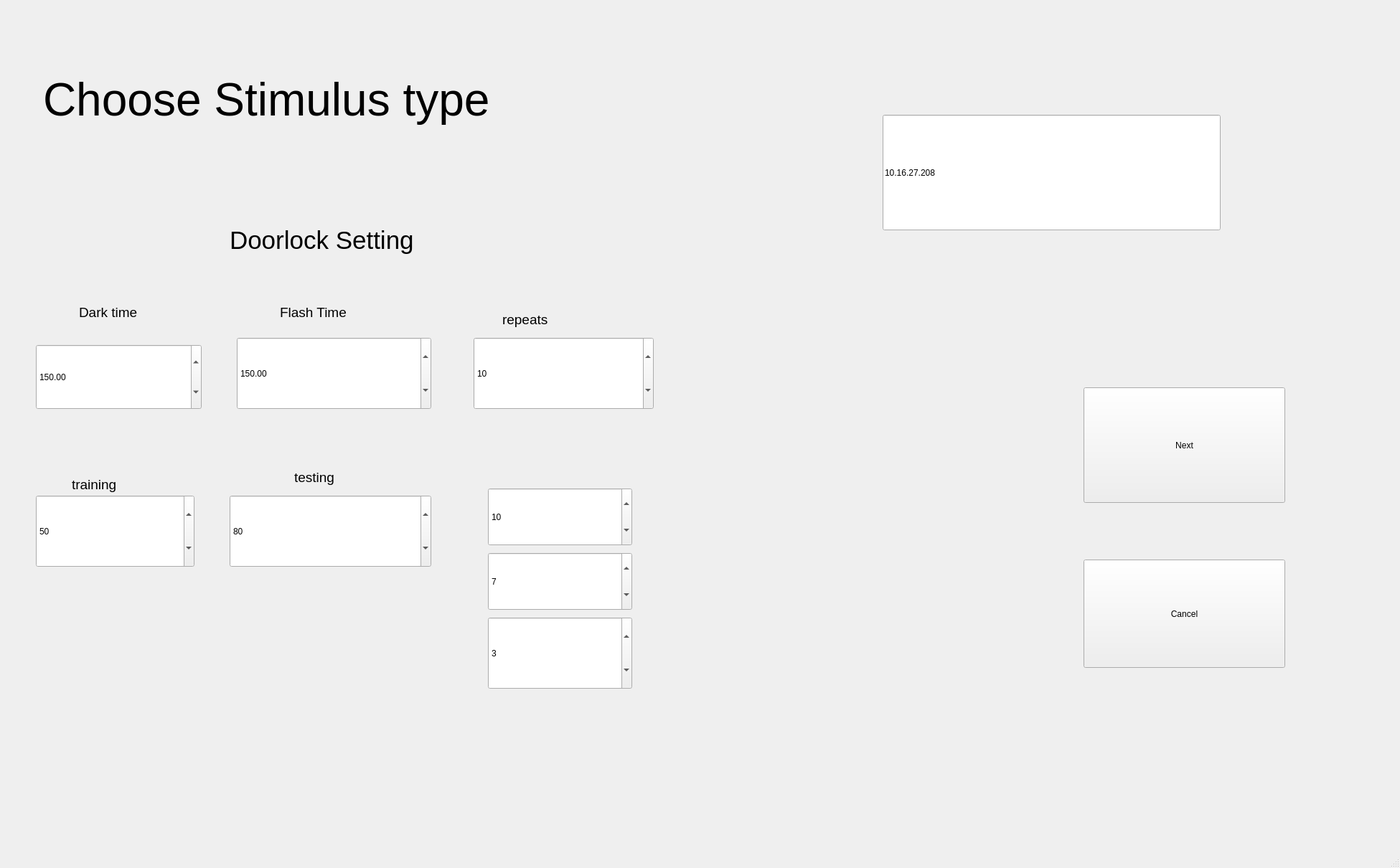
<?xml version="1.0" encoding="UTF-8"?>
<ui version="4.0">
 <class>doorlockwindow</class>
 <widget class="QMainWindow" name="doorlockwindow">
  <property name="enabled">
   <bool>true</bool>
  </property>
  <property name="geometry">
   <rect>
    <x>0</x>
    <y>0</y>
    <width>1951</width>
    <height>1210</height>
   </rect>
  </property>
  <property name="focusPolicy">
   <enum>Qt::TabFocus</enum>
  </property>
  <property name="windowTitle">
   <string>TV Control</string>
  </property>
  <widget class="QWidget" name="centralwidget">
   <widget class="QLabel" name="label">
    <property name="geometry">
     <rect>
      <x>60</x>
      <y>20</y>
      <width>1351</width>
      <height>241</height>
     </rect>
    </property>
    <property name="font">
     <font>
      <family>Arial</family>
      <pointsize>16</pointsize>
     </font>
    </property>
    <property name="focusPolicy">
     <enum>Qt::WheelFocus</enum>
    </property>
    <property name="text">
     <string>&lt;html&gt;&lt;head/&gt;&lt;body&gt;&lt;p&gt;&lt;span style=&quot; font-size:48pt;&quot;&gt;Choose Stimulus type&lt;/span&gt;&lt;/p&gt;&lt;/body&gt;&lt;/html&gt;</string>
    </property>
   </widget>
   <widget class="QLabel" name="label_2">
    <property name="geometry">
     <rect>
      <x>320</x>
      <y>290</y>
      <width>701</width>
      <height>91</height>
     </rect>
    </property>
    <property name="font">
     <font>
      <family>Arial</family>
      <pointsize>16</pointsize>
     </font>
    </property>
    <property name="layoutDirection">
     <enum>Qt::LeftToRight</enum>
    </property>
    <property name="autoFillBackground">
     <bool>false</bool>
    </property>
    <property name="text">
     <string>&lt;html&gt;&lt;head/&gt;&lt;body&gt;&lt;p&gt;&lt;span style=&quot; font-size:26pt;&quot;&gt;Doorlock Setting&lt;/span&gt;&lt;/p&gt;&lt;/body&gt;&lt;/html&gt;</string>
    </property>
   </widget>
   <widget class="QPushButton" name="pushButton">
    <property name="geometry">
     <rect>
      <x>1510</x>
      <y>540</y>
      <width>281</width>
      <height>161</height>
     </rect>
    </property>
    <property name="text">
     <string>Next</string>
    </property>
   </widget>
   <widget class="QPushButton" name="pushButton_2">
    <property name="geometry">
     <rect>
      <x>1510</x>
      <y>780</y>
      <width>281</width>
      <height>151</height>
     </rect>
    </property>
    <property name="text">
     <string>Cancel</string>
    </property>
   </widget>
   <widget class="QLabel" name="label_3">
    <property name="geometry">
     <rect>
      <x>110</x>
      <y>420</y>
      <width>251</width>
      <height>31</height>
     </rect>
    </property>
    <property name="font">
     <font>
      <family>Arial</family>
      <pointsize>14</pointsize>
     </font>
    </property>
    <property name="text">
     <string>Dark time</string>
    </property>
   </widget>
   <widget class="QLabel" name="label_4">
    <property name="geometry">
     <rect>
      <x>390</x>
      <y>420</y>
      <width>251</width>
      <height>31</height>
     </rect>
    </property>
    <property name="font">
     <font>
      <family>Arial</family>
      <pointsize>14</pointsize>
     </font>
    </property>
    <property name="text">
     <string>Flash Time</string>
    </property>
   </widget>
   <widget class="QLabel" name="label_11">
    <property name="geometry">
     <rect>
      <x>100</x>
      <y>660</y>
      <width>251</width>
      <height>31</height>
     </rect>
    </property>
    <property name="font">
     <font>
      <family>Arial</family>
      <pointsize>14</pointsize>
     </font>
    </property>
    <property name="text">
     <string>training</string>
    </property>
   </widget>
   <widget class="QLabel" name="label_12">
    <property name="geometry">
     <rect>
      <x>410</x>
      <y>650</y>
      <width>251</width>
      <height>31</height>
     </rect>
    </property>
    <property name="font">
     <font>
      <family>Arial</family>
      <pointsize>14</pointsize>
     </font>
    </property>
    <property name="text">
     <string>testing</string>
    </property>
   </widget>
   <widget class="QSpinBox" name="spinBox_6">
    <property name="enabled">
     <bool>true</bool>
    </property>
    <property name="geometry">
     <rect>
      <x>50</x>
      <y>690</y>
      <width>221</width>
      <height>101</height>
     </rect>
    </property>
    <property name="styleSheet">
     <string notr="true">font: 18pt &quot;08SeoulHangang&quot;;</string>
    </property>
    <property name="maximum">
     <number>10000</number>
    </property>
    <property name="value">
     <number>50</number>
    </property>
   </widget>
   <widget class="QSpinBox" name="spinBox_7">
    <property name="enabled">
     <bool>true</bool>
    </property>
    <property name="geometry">
     <rect>
      <x>320</x>
      <y>690</y>
      <width>281</width>
      <height>101</height>
     </rect>
    </property>
    <property name="styleSheet">
     <string notr="true">font: 18pt &quot;08SeoulHangang&quot;;</string>
    </property>
    <property name="maximum">
     <number>10000</number>
    </property>
    <property name="value">
     <number>80</number>
    </property>
   </widget>
   <widget class="QLabel" name="label_13">
    <property name="geometry">
     <rect>
      <x>700</x>
      <y>430</y>
      <width>371</width>
      <height>31</height>
     </rect>
    </property>
    <property name="font">
     <font>
      <family>Arial</family>
      <pointsize>14</pointsize>
     </font>
    </property>
    <property name="text">
     <string>repeats</string>
    </property>
   </widget>
   <widget class="QSpinBox" name="spinBox_8">
    <property name="enabled">
     <bool>true</bool>
    </property>
    <property name="geometry">
     <rect>
      <x>660</x>
      <y>470</y>
      <width>251</width>
      <height>101</height>
     </rect>
    </property>
    <property name="styleSheet">
     <string notr="true">font: 18pt &quot;08SeoulHangang&quot;;</string>
    </property>
    <property name="maximum">
     <number>10000</number>
    </property>
    <property name="value">
     <number>10</number>
    </property>
   </widget>
   <widget class="QSpinBox" name="spinBox_9">
    <property name="enabled">
     <bool>true</bool>
    </property>
    <property name="geometry">
     <rect>
      <x>680</x>
      <y>680</y>
      <width>201</width>
      <height>81</height>
     </rect>
    </property>
    <property name="styleSheet">
     <string notr="true">font: 18pt &quot;08SeoulHangang&quot;;</string>
    </property>
    <property name="maximum">
     <number>10000</number>
    </property>
    <property name="value">
     <number>10</number>
    </property>
   </widget>
   <widget class="QSpinBox" name="spinBox_10">
    <property name="enabled">
     <bool>true</bool>
    </property>
    <property name="geometry">
     <rect>
      <x>680</x>
      <y>770</y>
      <width>201</width>
      <height>81</height>
     </rect>
    </property>
    <property name="styleSheet">
     <string notr="true">font: 18pt &quot;08SeoulHangang&quot;;</string>
    </property>
    <property name="maximum">
     <number>10000</number>
    </property>
    <property name="value">
     <number>7</number>
    </property>
   </widget>
   <widget class="QSpinBox" name="spinBox_11">
    <property name="enabled">
     <bool>true</bool>
    </property>
    <property name="geometry">
     <rect>
      <x>680</x>
      <y>860</y>
      <width>201</width>
      <height>101</height>
     </rect>
    </property>
    <property name="styleSheet">
     <string notr="true">font: 18pt &quot;08SeoulHangang&quot;;</string>
    </property>
    <property name="maximum">
     <number>10000</number>
    </property>
    <property name="value">
     <number>3</number>
    </property>
   </widget>
   <widget class="QDoubleSpinBox" name="spinBox">
    <property name="enabled">
     <bool>true</bool>
    </property>
    <property name="geometry">
     <rect>
      <x>50</x>
      <y>480</y>
      <width>231</width>
      <height>91</height>
     </rect>
    </property>
    <property name="styleSheet">
     <string notr="true">font: 18pt &quot;08SeoulHangang&quot;;</string>
    </property>
    <property name="maximum">
     <double>5000.000000000000000</double>
    </property>
    <property name="singleStep">
     <double>10.000000000000000</double>
    </property>
    <property name="value">
     <double>150.000000000000000</double>
    </property>
   </widget>
   <widget class="QDoubleSpinBox" name="spinBox_2">
    <property name="enabled">
     <bool>true</bool>
    </property>
    <property name="geometry">
     <rect>
      <x>330</x>
      <y>470</y>
      <width>271</width>
      <height>101</height>
     </rect>
    </property>
    <property name="styleSheet">
     <string notr="true">font: 18pt &quot;08SeoulHangang&quot;;</string>
    </property>
    <property name="maximum">
     <double>5000.000000000000000</double>
    </property>
    <property name="singleStep">
     <double>10.000000000000000</double>
    </property>
    <property name="value">
     <double>150.000000000000000</double>
    </property>
   </widget>
   <widget class="QLineEdit" name="lineEdit">
    <property name="geometry">
     <rect>
      <x>1230</x>
      <y>160</y>
      <width>471</width>
      <height>161</height>
     </rect>
    </property>
    <property name="styleSheet">
     <string notr="true">font: 18pt &quot;08SeoulHangang&quot;;</string>
    </property>
    <property name="text">
     <string>10.16.27.208</string>
    </property>
   </widget>
   <zorder>label_4</zorder>
   <zorder>label_2</zorder>
   <zorder>label_3</zorder>
   <zorder>label</zorder>
   <zorder>pushButton</zorder>
   <zorder>pushButton_2</zorder>
   <zorder>label_11</zorder>
   <zorder>label_12</zorder>
   <zorder>spinBox_6</zorder>
   <zorder>spinBox_7</zorder>
   <zorder>label_13</zorder>
   <zorder>spinBox_8</zorder>
   <zorder>spinBox_9</zorder>
   <zorder>spinBox_10</zorder>
   <zorder>spinBox_11</zorder>
   <zorder>spinBox</zorder>
   <zorder>spinBox_2</zorder>
   <zorder>lineEdit</zorder>
  </widget>
  <widget class="QStatusBar" name="statusbar"/>
 </widget>
 <resources/>
 <connections/>
</ui>
